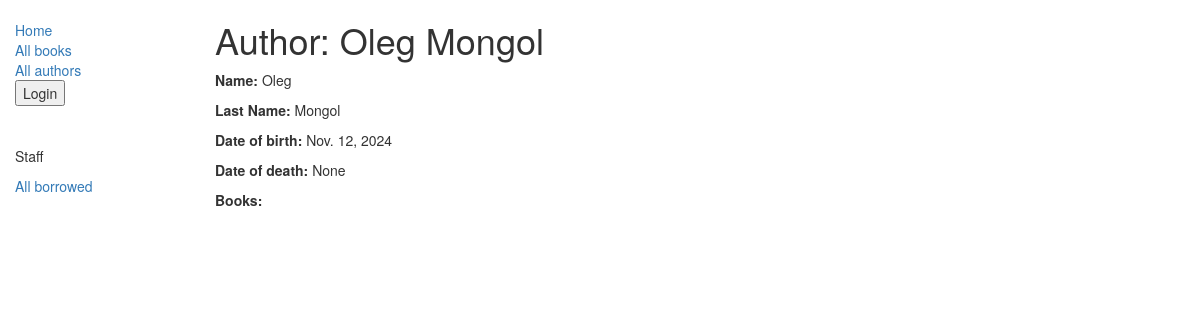
The app's page /catalog/author/1 with its own data.
### catalog/models.py (models this page shows, shortened)
class Author(models.Model):
    first_name = models.CharField(max_length=100)
    last_name = models.CharField(max_length=100)
    date_of_birth = models.DateField(null=True, blank=True)
    date_of_death = models.DateField('Died', null=True, blank=True)
    class Meta:
        ordering = ['last_name']

### catalog/views.py (the view)
# urls.py: re_path(r'^author/(?P<pk>\d+)$', views.AuthorDetailView.as_view(), name='author-detail'),
class AuthorDetailView(generic.DetailView):
    model = Author

### catalog/templates/catalog/author_detail.html (shortened to what this page needs)
{% extends "base_generic.html" %}
{% block content %}
  <h1>Author: {{ author.first_name }} {{ author.last_name}}</h1>
  <p><strong>Name: </strong>{{ author.first_name }}</a></p>
  <p><strong>Last Name: </strong> {{ author.last_name }}</p>
  <p><strong>Date of birth: </strong> {{ author.date_of_birth }}</p>
  <p><strong>Date of death: </strong> {{author.date_of_death }}</p>
  <p><strong>Books: </strong> {{author.book}}</p>
{% endblock %}

### records on screen
Author: first_name "Oleg", last_name "Mongol", date_of_birth "Nov. 12, 2024", date_of_death "None"
